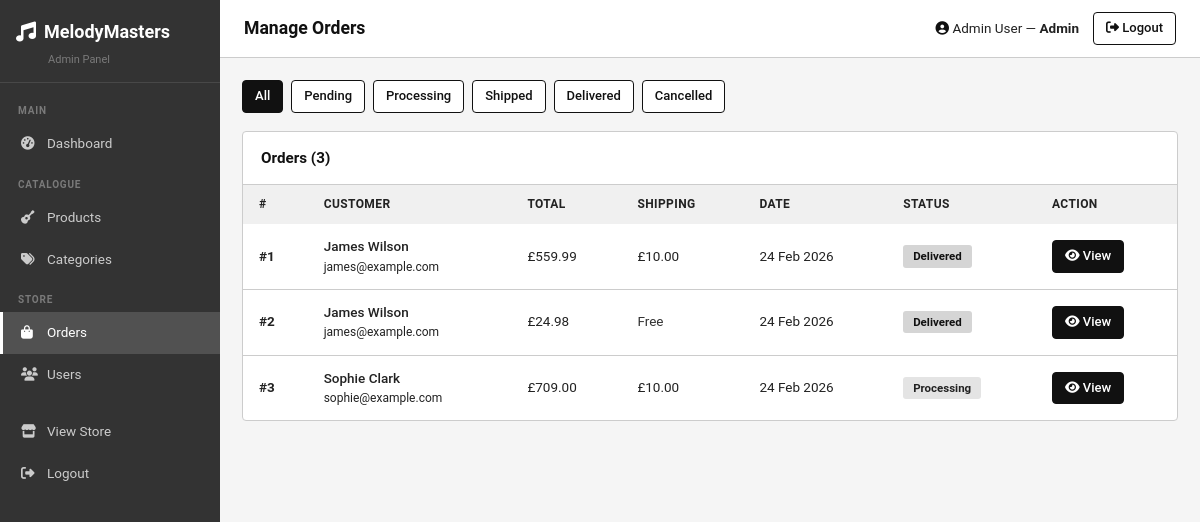
/admin/manage_orders.php (signed in), run on the app's committed database.
### tables this page shows
CREATE TABLE orders (
    id INT AUTO_INCREMENT PRIMARY KEY,
    user_id INT NOT NULL,
    total DECIMAL(10,2) NOT NULL,
    shipping DECIMAL(10,2) NOT NULL DEFAULT 0.00,
    status ENUM('pending','processing','shipped','delivered','cancelled') NOT NULL DEFAULT 'pending',
    shipping_name VARCHAR(100),
    shipping_address TEXT,
    shipping_city VARCHAR(100),
    shipping_postcode VARCHAR(20),
    shipping_phone VARCHAR(20),
    notes TEXT,
    created_at TIMESTAMP DEFAULT CURRENT_TIMESTAMP,
    FOREIGN KEY (user_id) REFERENCES users(id) ON DELETE CASCADE
);

CREATE TABLE users (
    id INT AUTO_INCREMENT PRIMARY KEY,
    name VARCHAR(100) NOT NULL,
    email VARCHAR(150) NOT NULL UNIQUE,
    password VARCHAR(255) NOT NULL,
    role ENUM('guest','customer','staff','admin') NOT NULL DEFAULT 'customer',
    phone VARCHAR(20),
    address TEXT,
    created_at TIMESTAMP DEFAULT CURRENT_TIMESTAMP
);

### config/database.php (called while the page is built, shortened)
<?php
function e(string $str): string {
    return htmlspecialchars($str, ENT_QUOTES, 'UTF-8');
}

### admin/manage_orders.php (the view, shortened to what this page needs)
<?php
$pdo = getDB();
$filter = $_GET['status'] ?? '';
$where  = $filter ? "WHERE o.status='".addslashes($filter)."'" : '';
$orders = $pdo->query("SELECT o.*,u.name AS uname,u.email FROM orders o JOIN users u ON u.id=o.user_id $where ORDER BY o.created_at DESC")->fetchAll();
?>
<!DOCTYPE html>
<html lang="en">
<head>
    <link rel="stylesheet" href="../assets/css/style.css">
    <link rel="stylesheet" href="https://cdnjs.cloudflare.com/ajax/libs/font-awesome/6.5.1/css/all.min.css">
</head>
<body>
<div class="admin-layout">
<?php include 'partials/admin_sidebar.php'; ?>
<div class="admin-main">
<?php include 'partials/admin_topbar.php'; ?>
<div class="admin-content">
<div style="display:flex;gap:8px;margin-bottom:18px;flex-wrap:wrap;">
    <?php foreach ([''=> 'All','pending'=>'Pending','processing'=>'Processing','shipped'=>'Shipped','delivered'=>'Delivered','cancelled'=>'Cancelled'] as $val=>$lbl): ?>
    <a href="manage_orders.php?status=<?= $val ?>" class="btn btn-sm <?= $filter===$val?'btn-primary':'btn-outline' ?>"><?= $lbl ?></a>
    <?php endforeach; ?>
</div>
<div class="admin-table-card">
    <div class="admin-table-header"><h3>Orders (<?= count($orders) ?>)</h3></div>
    <div style="overflow-x:auto;">
    <table class="admin-table">
        <thead><tr><th>#</th><th>Customer</th><th>Total</th><th>Shipping</th><th>Date</th><th>Status</th><th>Action</th></tr></thead>
        <tbody>
        <?php foreach ($orders as $o): ?>
        <tr>
            <td><strong>#<?= $o['id'] ?></strong></td>
            <td>
                <div style="font-weight:500"><?= e($o['uname']) ?></div>
                <div style="font-size:12px;color:var(--grey)"><?= e($o['email']) ?></div>
            </td>
            <td>£<?= number_format($o['total'],2) ?></td>
            <td><?= $o['shipping']>0 ? '£'.number_format($o['shipping'],2) : '<span style="color:var(--success)">Free</span>' ?></td>
            <td><?= date('j M Y', strtotime($o['created_at'])) ?></td>
            <td><span class="status-badge status-<?= $o['status'] ?>"><?= ucfirst($o['status']) ?></span></td>
            <td><a href="?edit=<?= $o['id'] ?>" class="btn btn-primary btn-sm"><i class="fas fa-eye"></i> View</a></td>
        </tr>
        <?php endforeach; ?>
        </tbody>
    </table>
    </div>
</div>
</div>
</div>
</div>
</body>
</html>

### assets/css/style.css (style rules this page uses)
:root { --primary: #111111; --primary-dark: #000000; --primary-light: #eeeeee; --bg: #f5f5f5; --white: #ffffff; --light-gray: #e8e8e8; --mid-gray: #888888; --dark: #111111; --text: #222222; --border: #cccccc; --success: #333333; --danger: #333333; --warning: #555555; --radius: 4px; --font: Roboto, Arial, sans-serif; }
*, *::before, *::after { box-sizing: border-box; margin: 0; padding: 0; }
html { scroll-behavior: smooth; }
body { font-family: var(--font); background: var(--bg); color: var(--text); line-height: 1.6; font-size: 15px; }
a { color: var(--primary); text-decoration: none; }
.btn { display: inline-block; padding: 8px 18px; border-radius: var(--radius); font-size: 14px; font-weight: 500; cursor: pointer; border: 1px solid transparent; text-align: center; }
.btn-primary { background: var(--primary); color: #fff; border-color: var(--primary); }
.btn-outline { background: #fff; border-color: var(--primary); color: var(--primary); }
.btn-sm { padding: 5px 12px; font-size: 13px; }
.admin-layout { display: grid; grid-template-columns: 220px 1fr; min-height: 100vh; }
.admin-main { background: var(--bg); overflow-y: auto; }
.admin-content { padding: 22px; }
.admin-table-card { background: var(--white); border: 1px solid var(--border); border-radius: var(--radius); overflow: hidden; }
.admin-table-header { padding: 14px 18px; border-bottom: 1px solid var(--border); display: flex; align-items: center; justify-content: space-between; }
.admin-table-header h3 { font-size: 0.95rem; font-weight: 700; color: var(--dark); }
.admin-table { width: 100%; border-collapse: collapse; }
.admin-table th { background: #f0f0f0; padding: 10px 16px; text-align: left; font-size: 12px; font-weight: 700; color: var(--text); text-transform: uppercase; letter-spacing: 0.4px; }
.admin-table td { padding: 12px 16px; border-bottom: 1px solid var(--border); font-size: 13.5px; color: var(--text); vertical-align: middle; }
.admin-table tr:last-child td { border-bottom: none; }
.status-badge { display: inline-block; padding: 2px 10px; border-radius: 3px; font-size: 11.5px; font-weight: 600; }
.status-processing { background: #e4e4e4; color: #222; }
.status-delivered { background: #d5d5d5; color: #111; }

### data on the page
orders: id "1", user.name "James Wilson", user.email "james@example.com", total "559.99", shipping "10.00", created_at "24 Feb 2026", status "Delivered"
orders: id "2", user.name "James Wilson", user.email "james@example.com", total "24.98", shipping "Free", created_at "24 Feb 2026", status "Delivered"
orders: id "3", user.name "Sophie Clark", user.email "sophie@example.com", total "709.00", shipping "10.00", created_at "24 Feb 2026", status "Processing"

### other printed values
$titles[$current] "Manage Orders"
$user['name'] "Admin User"
$user['role'] "Admin"
$lbl "All"
$lbl "Pending"
$lbl "Processing"
$lbl "Shipped"
$lbl "Delivered"
$lbl "Cancelled"
count($orders) "3"
